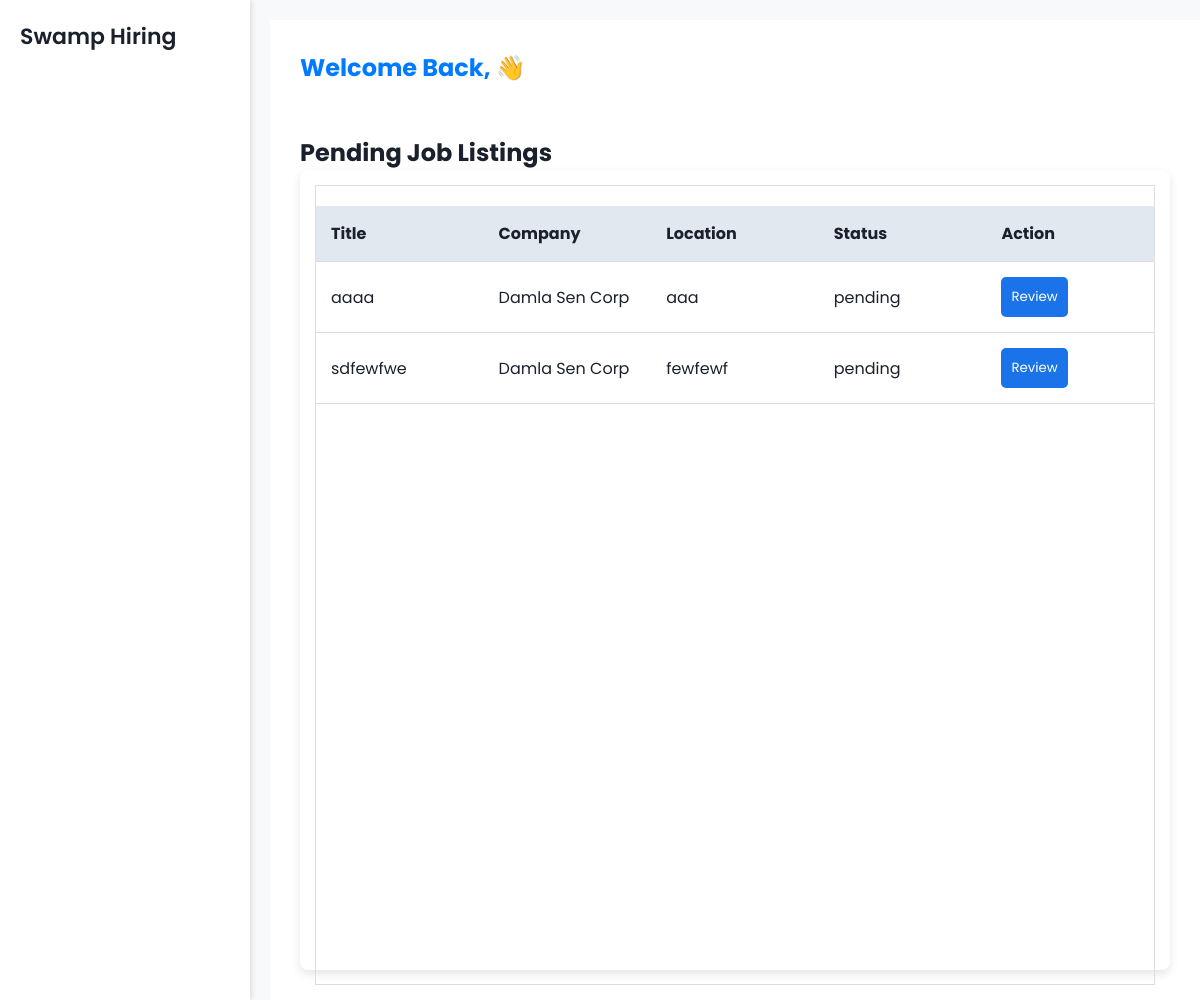
/admin-job-listings/, run on an earlier commit of the app's database.
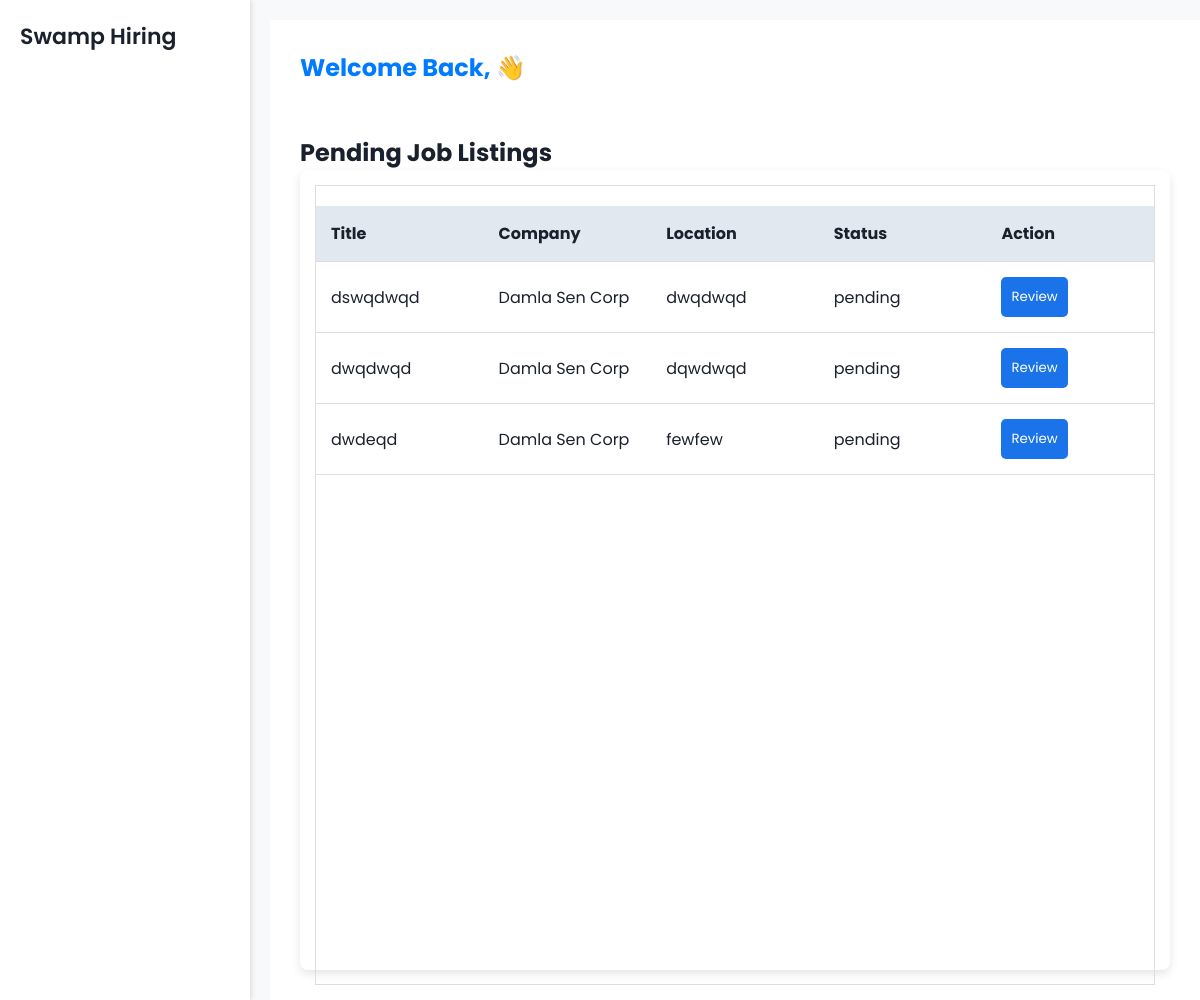
And on a later commit of the database.
### tutorials/models/employer_models.py (models this page shows, shortened)
class Job(models.Model):
    employer = models.ForeignKey(
        Employer,
        on_delete=models.CASCADE,
        related_name='jobs',
        null=True,
        blank=True
    )
    title = models.CharField(max_length=200)
    company_name = models.CharField(max_length=255, default="Unknown Company")
    location = models.CharField(max_length=255, default="Unknown Location")
    job_type = models.CharField(
        max_length=100,
        choices=[
            ('Full Time', 'Full Time'),
            ('Part Time', 'Part Time'),
            ('Internship', 'Internship'),
            ('Apprenticeship', 'Apprenticeship')
        ],
        blank=True,
        null=True
    )
    salary = models.DecimalField(max_digits=10, decimal_places=2, null=True, blank=True)
    description = models.TextField()
    requirements = models.TextField(blank=True)
    benefits = models.TextField(blank=True, null=True)
    application_deadline = models.DateField(null=True, blank=True)
    contact_email = models.EmailField(default="default@email.com")
    created_at = models.DateTimeField(auto_now_add=True)
    STATUS_CHOICES = [
        ('pending', 'Pending Review'),
        ('approved', 'Approved'),
        ('rejected', 'Rejected'),
    ]
    status = models.CharField(
        max_length=10,
        choices=STATUS_CHOICES,
        default='pending'  # New jobs start as pending
    )

### tutorials/views/admin_views.py (the view)
# urls.py: path('admin-job-listings/', admin_job_listings, name='admin_job_listings'),
def admin_job_listings(request):
    pending_jobs = Job.objects.filter(status='pending')  # Only fetch jobs that are pending
    return render(request, 'admin_job_listings.html', {'pending_jobs': pending_jobs})

### tutorials/templates/admin_job_listings.html (shortened to what this page needs)
{% extends 'base.html' %}
{% load static %}
{% block content %}
<h2 class="page-title">Pending Job Listings</h2>
<link rel="stylesheet" href="{% static 'css/admin_job_listings.css' %}">
{% if pending_jobs %}
<div class="table-wrapper" style="width: 100%; max-width: 1200px; min-height: 80vh; position: relative;">
    <div class="table-container" style="width: 100%; overflow-x: auto; overflow-y: visible; min-height: 80vh;">
        <table>
            <thead>
                <tr>
                    <th style="width: 20%;">Title</th>
                    <th style="width: 20%;">Company</th>
                    <th style="width: 20%;">Location</th>
                    <th style="width: 20%;">Status</th>
                    <th style="width: 20%;">Action</th>
                </tr>
            </thead>
            <tbody>
                {% for job in pending_jobs %}
                <tr id="job-row-{{ job.id }}">
                    <td>{{ job.title }}</td>
                    <td>{{ job.company_name }}</td>
                    <td>{{ job.location }}</td>
                    <td>
                        <span id="status-{{ job.id }}" class="status-label {% if job.status == 'Approved' %}status-approved{% elif job.status == 'Rejected' %}status-rejected{% else %}status-pending{% endif %}">
                            {{ job.status }}
                        </span>
                    </td>
                    <td>
                        <div class="dropdown" style="position: relative;">
                            <button onclick="toggleDropdown('dropdown-{{ job.id }}')" class="review-btn">Review</button>
                        </div>
                    </td>
                </tr>
                {% endfor %}
            </tbody>
        </table>
    </div>
</div>
{% else %}
<p class="no-listings">No job listings pending review.</p>
{% endif %}
{% endblock %}

### tutorials/templates/base.html (shortened to what this page needs)
{% load static %}
<!DOCTYPE html>
<html lang="en">
<head>
    <link rel="stylesheet" href="{% static 'css/admin_home_page.css' %}">
</head>
<body>
    <div class="dashboard-container">
        <aside class="sidebar">
            <h2>Swamp Hiring</h2>
        </aside>
        <main class="content">
            <header>
                <div class="user-profile" id="userProfile">
                    <h1>Welcome Back, {{ user.first_name }} 👋</h1>
                </div>
            </header>
            {% block content %}{% endblock %}
        </main>
    </div>
</body>
</html>

### static/css/admin_home_page.css (style rules this page uses)
* { margin: 0; padding: 0; box-sizing: border-box; font-family: 'Poppins', sans-serif; }
body { background: #F8F9FA; color: #1A202C; display: flex; height: 100vh; overflow: hidden; width: 100vw; }
.sidebar { width: 250px; background: #FFFFFF; padding: 20px; height: 100vh; display: flex; flex-direction: column; align-items: flex-start; box-shadow: 2px 0 5px rgba(0, 0, 0, 0.1); position: fixed; left: 0; top: 0; bottom: 0; }
.sidebar h2 { color: #1A202C; margin-bottom: 30px; font-size: 22px; font-weight: 600; }
.content { flex: 1; padding: 30px; background: #FFFFFF; margin-left: 270px; min-height: 100vh; width: calc(100vw - 270px); overflow-x: hidden; }
header { display: flex; justify-content: space-between; align-items: center; margin-bottom: 30px; width: 100%; }
table { width: 100%; border-collapse: collapse; margin-top: 20px; }
table th, table td { padding: 15px; text-align: left; }
table th { background: #E2E8F0; color: #1A202C; }
table td { background: #FFFFFF; color: #1A202C; }
.user-profile { position: relative; display: inline-block; cursor: pointer; font-weight: bold; color: #007bff; transition: color 0.3s; }

### static/css/admin_job_listings.css (style rules this page uses)
html, body { overflow-y: auto; height: 100vh; }
* { margin: 0; padding: 0; box-sizing: border-box; font-family: 'Poppins', sans-serif; }
body { background: #F8F9FA; color: #1A202C; display: flex; flex-direction: column; align-items: center; padding: 20px; overflow-y: auto; height: 100vh; width: 100vw; }
h1 { text-align: center; margin-bottom: 20px; font-size: 24px; width: 100%; }
.table-wrapper { width: 100%; max-width: 900px; height: 60vh; display: flex; flex-direction: column; align-items: center; background: #fff; border-radius: 8px; box-shadow: 0 4px 10px rgba(0, 0, 0, 0.1); padding: 15px; }
.table-container { width: 100%; height: 100%; overflow-y: auto; border: 1px solid #ddd; }
table { width: 100%; border-collapse: collapse; table-layout: fixed; }
tbody { display: block; max-height: 50vh; overflow-y: auto; width: 100%; }
thead, tbody tr { display: table; width: 100%; table-layout: fixed; }
thead tr { position: sticky; top: 0; background: #f8f9fa; z-index: 10; }
th, td { padding: 12px; text-align: left; border-bottom: 1px solid #ddd; word-wrap: break-word; }
.review-btn { background: #1A73E8; color: white; padding: 10px; border: none; border-radius: 5px; cursor: pointer; }
.dropdown { position: relative; display: inline-block; }

What changed in the data, as far as the page shows it:
removed Job: title "aaaa", company_name "Damla Sen Corp", location "aaa", status "pending"
removed Job: title "sdfewfwe", company_name "Damla Sen Corp", location "fewfewf", status "pending"
added Job: title "dswqdwqd", company_name "Damla Sen Corp", location "dwqdwqd", status "pending"
added Job: title "dwqdwqd", company_name "Damla Sen Corp", location "dqwdwqd", status "pending"
added Job: title "dwdeqd", company_name "Damla Sen Corp", location "fewfew", status "pending"
